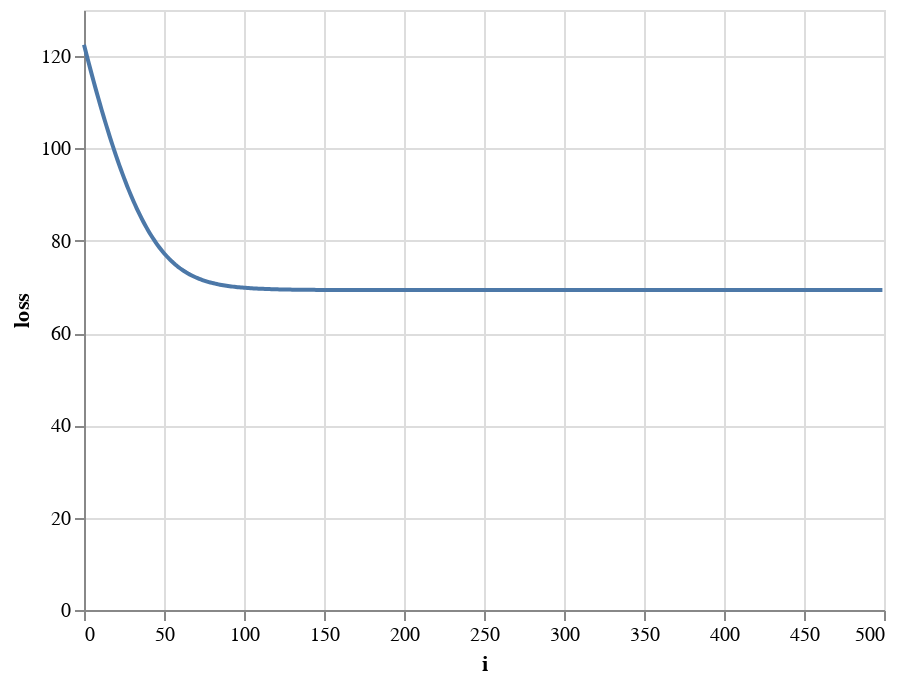

Source (notebook cell):
### Code cell
loss_df = pd.DataFrame({'i':range(500), 'loss':loss_record})
alt.Chart(loss_df).mark_line().encode(x='i', y='loss')

### Figure 1 — Vega-Lite specification as saved in the notebook (floating-point values rounded to 4 significant figures; data arrays with more than 128 entries replaced by an {"elided": "..."} marker saying what was removed)
{"$schema": "https://vega.github.io/schema/vega-lite/v3.4.0.json", "config": {"mark": {"tooltip": null}, "view": {"height": 300, "width": 400}}, "data": {"name": "data-568636c7fea620a9c899a2c49afb19ce"}, "datasets": {"data-568636c7fea620a9c899a2c49afb19ce": {"elided": "500 records"}}, "encoding": {"x": {"field": "i", "type": "quantitative"}, "y": {"field": "loss", "type": "quantitative"}}, "mark": "line"}
